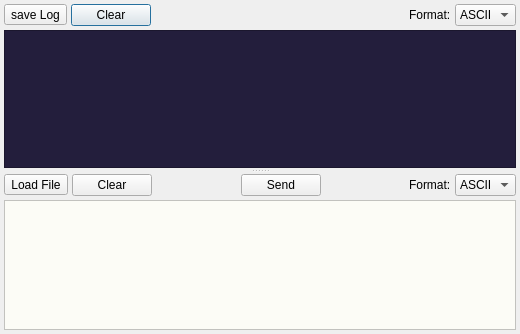
<?xml version="1.0" encoding="UTF-8"?>
<ui version="4.0">
 <class>Terminal</class>
 <widget class="QDialog" name="Terminal">
  <property name="geometry">
   <rect>
    <x>0</x>
    <y>0</y>
    <width>520</width>
    <height>334</height>
   </rect>
  </property>
  <property name="windowTitle">
   <string>Dialog</string>
  </property>
  <layout class="QVBoxLayout" name="verticalLayout_2">
   <property name="spacing">
    <number>4</number>
   </property>
   <property name="leftMargin">
    <number>4</number>
   </property>
   <property name="topMargin">
    <number>4</number>
   </property>
   <property name="rightMargin">
    <number>4</number>
   </property>
   <property name="bottomMargin">
    <number>4</number>
   </property>
   <item>
    <layout class="QHBoxLayout" name="horizontalLayout_4">
     <item>
      <widget class="QToolButton" name="saveLogButton">
       <property name="text">
        <string>save Log</string>
       </property>
      </widget>
     </item>
     <item>
      <widget class="QPushButton" name="clearReceive">
       <property name="text">
        <string>Clear</string>
       </property>
      </widget>
     </item>
     <item>
      <spacer name="horizontalSpacer">
       <property name="orientation">
        <enum>Qt::Horizontal</enum>
       </property>
       <property name="sizeHint" stdset="0">
        <size>
         <width>40</width>
         <height>20</height>
        </size>
       </property>
      </spacer>
     </item>
     <item>
      <widget class="QLabel" name="label_3">
       <property name="sizePolicy">
        <sizepolicy hsizetype="Preferred" vsizetype="Fixed">
         <horstretch>0</horstretch>
         <verstretch>0</verstretch>
        </sizepolicy>
       </property>
       <property name="text">
        <string>Format:</string>
       </property>
      </widget>
     </item>
     <item>
      <widget class="QComboBox" name="printBox">
       <item>
        <property name="text">
         <string>ASCII</string>
        </property>
       </item>
       <item>
        <property name="text">
         <string>HEX</string>
        </property>
       </item>
       <item>
        <property name="text">
         <string>DEC</string>
        </property>
       </item>
       <item>
        <property name="text">
         <string>OCT</string>
        </property>
       </item>
       <item>
        <property name="text">
         <string>BIN</string>
        </property>
       </item>
      </widget>
     </item>
    </layout>
   </item>
   <item>
    <widget class="QSplitter" name="splitter">
     <property name="orientation">
      <enum>Qt::Vertical</enum>
     </property>
     <property name="handleWidth">
      <number>6</number>
     </property>
     <widget class="QTextEdit" name="dataTextEdit">
      <property name="palette">
       <palette>
        <active>
         <colorrole role="WindowText">
          <brush brushstyle="SolidPattern">
           <color alpha="255">
            <red>255</red>
            <green>255</green>
            <blue>255</blue>
           </color>
          </brush>
         </colorrole>
         <colorrole role="Button">
          <brush brushstyle="SolidPattern">
           <color alpha="255">
            <red>35</red>
            <green>30</green>
            <blue>60</blue>
           </color>
          </brush>
         </colorrole>
         <colorrole role="Text">
          <brush brushstyle="SolidPattern">
           <color alpha="255">
            <red>255</red>
            <green>255</green>
            <blue>255</blue>
           </color>
          </brush>
         </colorrole>
         <colorrole role="ButtonText">
          <brush brushstyle="SolidPattern">
           <color alpha="255">
            <red>255</red>
            <green>255</green>
            <blue>255</blue>
           </color>
          </brush>
         </colorrole>
         <colorrole role="Base">
          <brush brushstyle="SolidPattern">
           <color alpha="255">
            <red>35</red>
            <green>30</green>
            <blue>60</blue>
           </color>
          </brush>
         </colorrole>
         <colorrole role="Window">
          <brush brushstyle="SolidPattern">
           <color alpha="255">
            <red>35</red>
            <green>30</green>
            <blue>60</blue>
           </color>
          </brush>
         </colorrole>
         <colorrole role="PlaceholderText">
          <brush brushstyle="SolidPattern">
           <color alpha="128">
            <red>255</red>
            <green>255</green>
            <blue>255</blue>
           </color>
          </brush>
         </colorrole>
        </active>
        <inactive>
         <colorrole role="WindowText">
          <brush brushstyle="SolidPattern">
           <color alpha="255">
            <red>255</red>
            <green>255</green>
            <blue>255</blue>
           </color>
          </brush>
         </colorrole>
         <colorrole role="Button">
          <brush brushstyle="SolidPattern">
           <color alpha="255">
            <red>35</red>
            <green>30</green>
            <blue>60</blue>
           </color>
          </brush>
         </colorrole>
         <colorrole role="Text">
          <brush brushstyle="SolidPattern">
           <color alpha="255">
            <red>255</red>
            <green>255</green>
            <blue>255</blue>
           </color>
          </brush>
         </colorrole>
         <colorrole role="ButtonText">
          <brush brushstyle="SolidPattern">
           <color alpha="255">
            <red>255</red>
            <green>255</green>
            <blue>255</blue>
           </color>
          </brush>
         </colorrole>
         <colorrole role="Base">
          <brush brushstyle="SolidPattern">
           <color alpha="255">
            <red>35</red>
            <green>30</green>
            <blue>60</blue>
           </color>
          </brush>
         </colorrole>
         <colorrole role="Window">
          <brush brushstyle="SolidPattern">
           <color alpha="255">
            <red>35</red>
            <green>30</green>
            <blue>60</blue>
           </color>
          </brush>
         </colorrole>
         <colorrole role="PlaceholderText">
          <brush brushstyle="SolidPattern">
           <color alpha="128">
            <red>255</red>
            <green>255</green>
            <blue>255</blue>
           </color>
          </brush>
         </colorrole>
        </inactive>
        <disabled>
         <colorrole role="WindowText">
          <brush brushstyle="SolidPattern">
           <color alpha="255">
            <red>255</red>
            <green>255</green>
            <blue>255</blue>
           </color>
          </brush>
         </colorrole>
         <colorrole role="Button">
          <brush brushstyle="SolidPattern">
           <color alpha="255">
            <red>35</red>
            <green>30</green>
            <blue>60</blue>
           </color>
          </brush>
         </colorrole>
         <colorrole role="Text">
          <brush brushstyle="SolidPattern">
           <color alpha="255">
            <red>255</red>
            <green>255</green>
            <blue>255</blue>
           </color>
          </brush>
         </colorrole>
         <colorrole role="ButtonText">
          <brush brushstyle="SolidPattern">
           <color alpha="255">
            <red>255</red>
            <green>255</green>
            <blue>255</blue>
           </color>
          </brush>
         </colorrole>
         <colorrole role="Base">
          <brush brushstyle="SolidPattern">
           <color alpha="255">
            <red>35</red>
            <green>30</green>
            <blue>60</blue>
           </color>
          </brush>
         </colorrole>
         <colorrole role="Window">
          <brush brushstyle="SolidPattern">
           <color alpha="255">
            <red>35</red>
            <green>30</green>
            <blue>60</blue>
           </color>
          </brush>
         </colorrole>
         <colorrole role="PlaceholderText">
          <brush brushstyle="SolidPattern">
           <color alpha="128">
            <red>255</red>
            <green>255</green>
            <blue>255</blue>
           </color>
          </brush>
         </colorrole>
        </disabled>
       </palette>
      </property>
      <property name="font">
       <font>
        <family>Courier New</family>
        <pointsize>10</pointsize>
       </font>
      </property>
      <property name="styleSheet">
       <string notr="true">background-color: #231e3c; color: white;</string>
      </property>
      <property name="readOnly">
       <bool>true</bool>
      </property>
     </widget>
     <widget class="QWidget" name="panelWidget" native="true">
      <layout class="QVBoxLayout" name="verticalLayout">
       <property name="spacing">
        <number>4</number>
       </property>
       <property name="leftMargin">
        <number>0</number>
       </property>
       <property name="topMargin">
        <number>0</number>
       </property>
       <property name="rightMargin">
        <number>0</number>
       </property>
       <property name="bottomMargin">
        <number>0</number>
       </property>
       <item>
        <layout class="QHBoxLayout" name="horizontalLayout">
         <item>
          <widget class="QToolButton" name="loadFileButton">
           <property name="text">
            <string>Load File</string>
           </property>
          </widget>
         </item>
         <item>
          <widget class="QPushButton" name="clearSend">
           <property name="text">
            <string>Clear</string>
           </property>
          </widget>
         </item>
         <item>
          <spacer name="horizontalSpacer_3">
           <property name="orientation">
            <enum>Qt::Horizontal</enum>
           </property>
           <property name="sizeHint" stdset="0">
            <size>
             <width>40</width>
             <height>20</height>
            </size>
           </property>
          </spacer>
         </item>
         <item>
          <widget class="QPushButton" name="sendButton">
           <property name="text">
            <string>Send</string>
           </property>
          </widget>
         </item>
         <item>
          <spacer name="horizontalSpacer_2">
           <property name="orientation">
            <enum>Qt::Horizontal</enum>
           </property>
           <property name="sizeHint" stdset="0">
            <size>
             <width>40</width>
             <height>20</height>
            </size>
           </property>
          </spacer>
         </item>
         <item>
          <widget class="QLabel" name="label_4">
           <property name="sizePolicy">
            <sizepolicy hsizetype="Preferred" vsizetype="Fixed">
             <horstretch>0</horstretch>
             <verstretch>0</verstretch>
            </sizepolicy>
           </property>
           <property name="text">
            <string>Format:</string>
           </property>
          </widget>
         </item>
         <item>
          <widget class="QComboBox" name="sendBox">
           <item>
            <property name="text">
             <string>ASCII</string>
            </property>
           </item>
           <item>
            <property name="text">
             <string>HEX</string>
            </property>
           </item>
           <item>
            <property name="text">
             <string>DEC</string>
            </property>
           </item>
           <item>
            <property name="text">
             <string>OCT</string>
            </property>
           </item>
           <item>
            <property name="text">
             <string>BIN</string>
            </property>
           </item>
          </widget>
         </item>
        </layout>
       </item>
       <item>
        <widget class="QPlainTextEdit" name="inputTextEdit">
         <property name="maximumSize">
          <size>
           <width>16777215</width>
           <height>16777215</height>
          </size>
         </property>
         <property name="styleSheet">
          <string notr="true">background-color: #FCFCF6;</string>
         </property>
        </widget>
       </item>
      </layout>
     </widget>
    </widget>
   </item>
  </layout>
 </widget>
 <resources/>
 <connections/>
</ui>
